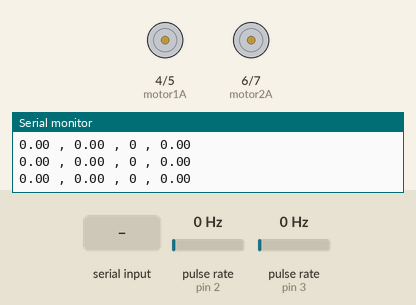
This sketch was run on a simulated Arduino Uno, built with avr-gcc and run on an emulated ATmega328P. Parts: motor-driver pin pairs drawn as motors (green arrow = first pin HIGH = forward, orange = second pin HIGH = backward, longer = more drive), the last lines printed to the serial monitor. Wiring (inferred from the names in the program): 2 × pulse sensor: data pin 2 / data pin 3. The inputs (shaded band) are chosen by the test bench; at power-on: pulse rate (sensors on pin 3, pin 2) 0 Hz.

Above: at 1.2 s.
1.3 s: pulse rate (sensor on pin 3) set to 4 Hz
At 1.63 s:
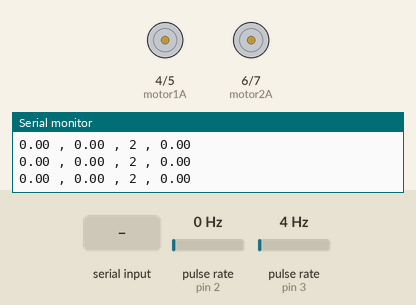
4.3 s: "a" received over Serial
At 6.06 s:
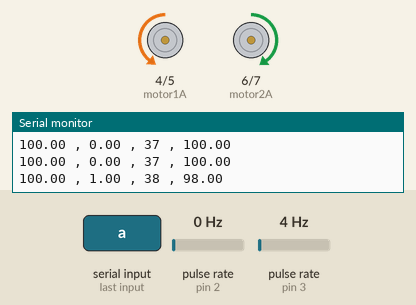
7.3 s: pulse rate (sensor on pin 2) set to 196 Hz
At 10.03 s:
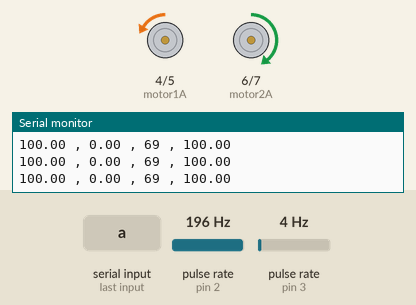
10.3 s: pulse rate (sensor on pin 3) set to 50 Hz
At 10.76 s:
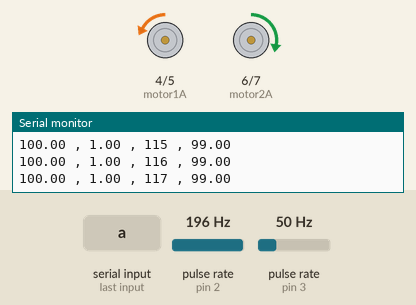
13.3 s: pulse rate (sensor on pin 2) set to 50 Hz
16.3 s: "c" received over Serial
Timing chart, 0 to 19.3 s (numbered marks = the images above; inputs shaded):
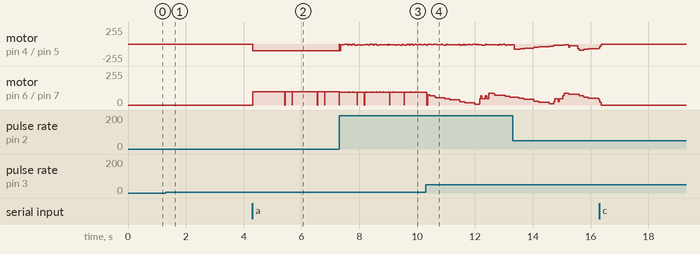

The sketch:

PID_2.ino
```cpp
#include <PID_v1.h>

//encoder
#define encoder1 2  // Motor 1 Interrupt Pin - INT 0
#define encoder2 3  // Motor 2 Interrupt Pin - INT 1

//motor
#define motor1A 4
#define motor1B 5
#define motor2A 6
#define motor2B 7

double Pk1 = 1;
double Ik1 = 0;
double Dk1 = 0.01;

double Setpoint1, Output1, Input1, Output1a;
PID PID1(&Input1, &Output1, &Setpoint1, Pk1, Ik1, Dk1, DIRECT);

double Pk2 = 1;
double Ik2 = 0;
double Dk2 = 0.01;

double Setpoint2, Output2, Input2, Output2a;
PID PID2(&Input2, &Output2, &Setpoint2, Pk2, Ik2, Dk2, DIRECT);

float demand1;
float demand2;

unsigned long currentMillis;
unsigned long previousMillis;

volatile long encoder0Pos = 0;    // encoder 1
volatile long encoder1Pos = 0;    // encoder 2

float encoder0Diff;
float encoder1Diff;

float encoder0Error;
float encoder1Error;

float encoder0Prev;
float encoder1Prev;

void setup() {
  pinMode(motor1A, OUTPUT);
  pinMode(motor1B, OUTPUT);
  pinMode(motor2A, OUTPUT);
  pinMode(motor2B, OUTPUT);

  Serial.begin(115200);
  pinMode(encoder1, INPUT_PULLUP);    // encoder pins
  pinMode(encoder2, INPUT_PULLUP);

  attachInterrupt(digitalPinToInterrupt(encoder1), doEncoderA, CHANGE);
  attachInterrupt(digitalPinToInterrupt(encoder2), doEncoderB, CHANGE);

  PID1.SetMode(AUTOMATIC);
  PID1.SetOutputLimits(-200, 200);
  PID1.SetSampleTime(10);

  PID2.SetMode(AUTOMATIC);
  PID2.SetOutputLimits(-200, 200);
  PID2.SetSampleTime(10);

}

void loop() {
  currentMillis = millis();

  if (currentMillis - previousMillis >= 10 ){
    previousMillis = currentMillis;

    if (Serial.available()>0){
      char c = Serial.read();

      if (c == 'a'){
        demand1 = 10;
        demand2 = 10;
      }
      else if (c == 'b') {
        demand1 = 0.25;
        demand2 = 0.25;
      }
      else if (c == 'c') {
        demand1 = 0.1;
        demand2 = 0.1;
      }
      else if (c == 'd') {
        demand1 = 0.145;
        demand2 = -0.145;
      }
      else if (c == 'e') {
        demand1 = -0.145;
        demand2 = 0.145;
      }
      else if (c == 'z') {
        demand1 = 0;
        demand2 = 0;
      }
    }
/*    rata rata jumlah encoder per 1 meter 800 tick
      8 per 10 millisecond atau 1 meter/deteik

      Jarak antara roda 60mm, setengahnya 30mm
      Circumference dari 60mm (Pi x D) adalah 190mm(dibulatkan), Setiap roda butuh penggerak setengah dari Circumference, yang nilainya 95mm 1 belok radian,
      Setiap roda butuh penggerak 95/Pi = 30mm (per detik untuk 1 rad/s)
*/

    encoder0Diff = encoder0Pos - encoder0Prev;
    encoder1Diff = encoder1Pos - encoder1Prev;

    encoder0Error = (demand1*10) - encoder0Diff;
    encoder1Error = (demand2*10) - encoder1Diff;

    encoder0Prev = encoder0Pos;
    encoder1Prev = encoder1Pos;

    Setpoint1 = demand1*10;
    Input1 = encoder0Diff;
    PID1.Compute();

    Setpoint2 = demand2*10;
    Input2 = encoder1Diff;
    PID2.Compute();

    Serial.print(Setpoint2);
    Serial.print(" , ");
    Serial.print(encoder1Diff);
    Serial.print(" , ");
    Serial.print(encoder1Pos);
    Serial.print(" , ");
    Serial.println(Output2);

    //motor
    if (Output1 > 0){
      Output1a = abs(Output1);
      analogWrite(motor2A, Output1a);
      analogWrite(motor2B, 0);
    }
    else if (Output1 < 0) {
      Output1a = abs(Output1);
      analogWrite(motor2B, Output1a);
      analogWrite(motor2A, 0);
    }
    else{
      analogWrite(motor2B, 0);
      analogWrite(motor2A, 0);
    }

    //motor 2
    if (Output2 > 0){
      Output2a = abs(Output2);
      analogWrite(motor1B, Output2a);
      analogWrite(motor1A, 0);
    }
    else if (Output2 < 0) {
      Output2a = abs(Output2);
      analogWrite(motor1A, Output2a);
      analogWrite(motor1B, 0);
    }
    else{
      analogWrite(motor1A, 0);
      analogWrite(motor1B, 0);
    }
  }

}

void doEncoderA() {
    // Baca status arah putaran motor
    int motor1Direction = digitalRead(motor1A) ^ digitalRead(motor1B);

    // Sesuaikan penambahan atau pengurangan nilai encoder sesuai dengan arah putaran motor
    if (motor1Direction == HIGH) {
        encoder0Pos = encoder0Pos - 1;
    } else {
        encoder0Pos = encoder0Pos + 1;
    }
}

void doEncoderB() {
    // Baca status arah putaran motor
    int motor2Direction = digitalRead(motor2A) ^ digitalRead(motor2B);

    // Sesuaikan penambahan atau pengurangan nilai encoder sesuai dengan arah putaran motor
    if (motor2Direction == HIGH) {
        encoder1Pos = encoder1Pos - 1;
    } else {
        encoder1Pos = encoder1Pos + 1;
    }
}
```

Measured:
- after the input at 1.3 s, motor on pin 4 (motor1A) / pin 5 (motor1B): alternates backward 1/255 for 0.01 s and stopped for 0.11 s, starting after 0.14 s
